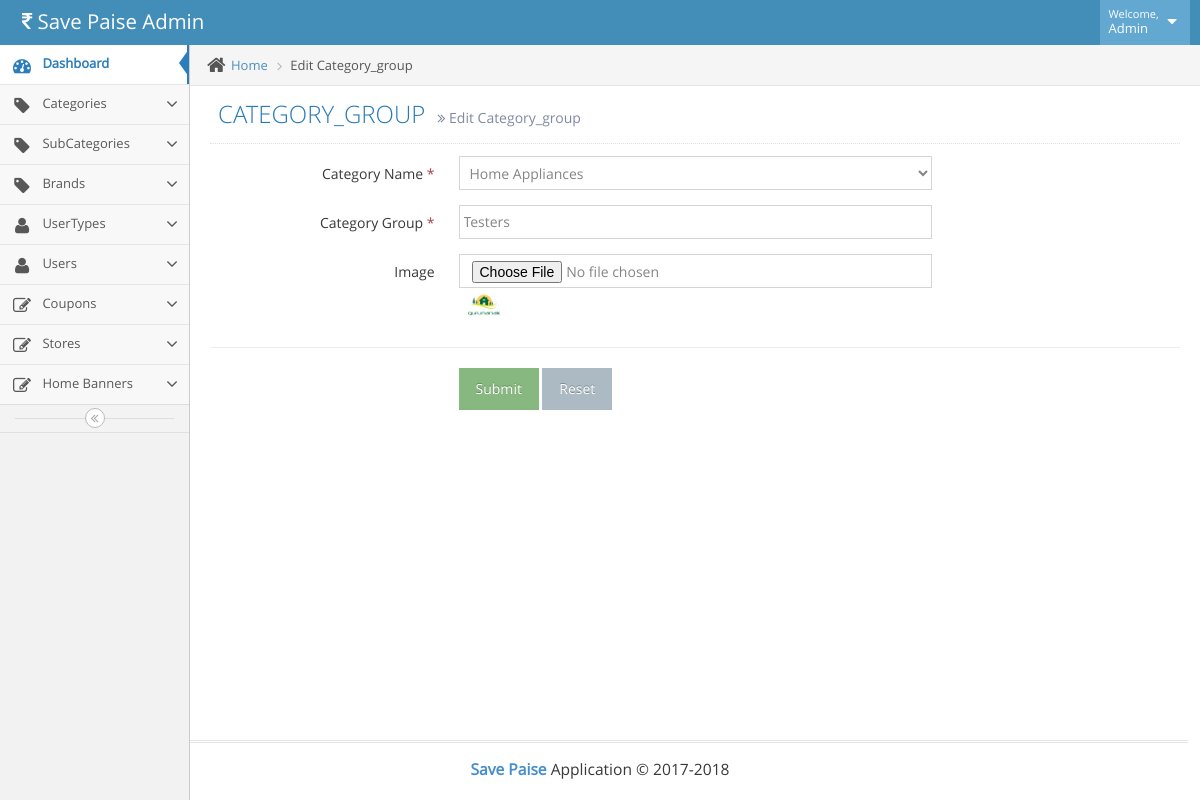
Screenshot of /admin/editcategory_group?catid=2 with the database file from the repository.
### tables this page shows
CREATE TABLE `category_group` (
  `g_id` int(11) NOT NULL,
  `cate_id` int(11) NOT NULL,
  `group_name` varchar(100) NOT NULL,
  `image` varchar(500) NOT NULL,
  `show_in_header` int(11) DEFAULT '0',
  `sorting` int(11) DEFAULT '0',
  `status` int(11) NOT NULL DEFAULT '1',
  `created_by` int(11) NOT NULL,
  `created_date` datetime NOT NULL,
  `updated_by` int(11) NOT NULL,
  `updated_date` datetime NOT NULL
);

### application/controllers/Admin.php (called while the page is built, shortened)
<?php
class Admin extends CI_Controller {
    function __construct() {
        $this->load->library('form_validation', 'email');
        $this->load->helper('url', 'form', 'html');
        $this->load->library('pagination');
        $this->load->database();
        $this->load->model('addusers_model');
        $this->load->model('category_model');
        $this->load->model('subcategory_model');
        $this->load->model('brand_model');
        $this->load->model('login_model');
        $this->load->model('store_model');
        $this->load->model('coupons_model');
        $this->load->model('banner_model');
    }
    public function editcategory_group() {
        $data['catGroup'] = $this->category_model->cat_group($_REQUEST['catid']);
        $data['categories'] = $this->category_model->view_category();
        $this->load->view('admin/category/edit_category_group', $data);
    }
}
?>

### index.php (called while the page is built, shortened)
<?php
require_once BASEPATH.'core/CodeIgniter.php';

### application/models/Category_model.php (called while the page is built, shortened)
<?php
class Category_model extends CI_Model {
    public function view_category($limit = '',$start='') {
        $this->db->select('*');
        $this->db->order_by('status DESC');
        $this->db->limit($limit,$start);
        $query = $this->db->get('categories');
        $result = $query->result_array();
        return $result;
    }
    public function cat_group($catGroupId = '', $catId = '') {
        if ($catGroupId != '') {
            $this->db->where('g_id', $catGroupId);
        }
        $query = $this->db->get('category_group')->result();
        return $query;
    }
}

### application/views/admin/category/edit_category_group.php (the view, shortened to what this page needs)
<div class="main-container ace-save-state" id="main-container">
    <div class="main-content">
        <div class="main-content-inner">
            <div class="breadcrumbs ace-save-state" id="breadcrumbs">
                <ul class="breadcrumb">
                    <li>
                        <i class="ace-icon fa fa-home home-icon"></i>
                        <a href="<?php echo base_url() ?>admin/index">Home</a>
                    </li>
                    <li class="active">Edit Category_group</li>
                </ul>
            </div>
            <div class="page-content">
                <div class="page-header">
                    <h1>
                        CATEGORY_GROUP
                        <small>
                            <i class="ace-icon fa fa-angle-double-right"></i>
                            Edit Category_group
                        </small>
                    </h1>
                </div>
                <div class="row">
                    <div class="col-xs-12">
                      <form method="post" id="catgroups"  class="form-horizontal" action="<?php echo base_url() . "category/edit_catgroup" ?>" enctype="multipart/form-data" >
                        <div class="form-group">
                            <label class="col-sm-3 control-label capitalize">Category Name <span class="text-danger">*</span></label>
                            <div class="col-sm-6">
                                <select id="cat_names" name="catg_names" id="catg_names"  class="form-control" style="width: 100%" data-placeholder="Basic Select2 Box">
                                    <?php
                                    foreach ($categories as $ind) {
                                        if ($catGroup[0]->cate_id == $ind['cat_id']) {
                                            $selected = "selected";
                                        } else {
                                            $selected = "";
                                        }
                                        ?>
                                        <option value="<?php echo $ind['cat_id']; ?>" <?PHP echo $selected; ?> ><?php echo $ind['cat_name']; ?></option>
                                    <?php } ?>
                                </select>
                            </div>
                        </div>
                        <div class="form-group">
                            <label class="col-sm-3 control-label capitalize">Category Group <span class="text-danger">*</span></label>
                            <div class="col-sm-6">
                                <input type="text" name="c_group" id="c_group" class="form-control capitalize" value="<?PHP echo $catGroup[0]->group_name; ?>" placeholder="Enter Category" required/>
                            </div>
                        </div>
                        <div class="form-group">
                            <label class="col-sm-3 control-label capitalize">Image</label>
                            <div class="col-sm-6">
                                <input type="file" name="group_image" id="group_image" class="form-control capitalize" placeholder="Select Image" />
                                <img src="<?PHP echo base_url() ?>assets/images/icons/<?PHP echo $catGroup[0]->image; ?>" width="50px"/>
                            </div>
                        </div>
                        <hr>
                        <div class="row">
                            <div class="col-sm-9 col-sm-offset-3">
                                <button type="submit" id="submit_g"  name="submit_g" value="submit"  class="btn btn-success btn-quirk btn-wide mr5">Submit</button>
                                <button type="reset" class="btn btn-quirk btn-wide btn-default">Reset</button>
                            </div>
                        </div>
                    </form>
                    </div>
                </div>
            </div>
        </div>
    </div>
</div>

### rows the page displays
category_group: c_group "Testers", image (picture)

### other values shown
form field catg_names "Home Appliances"
